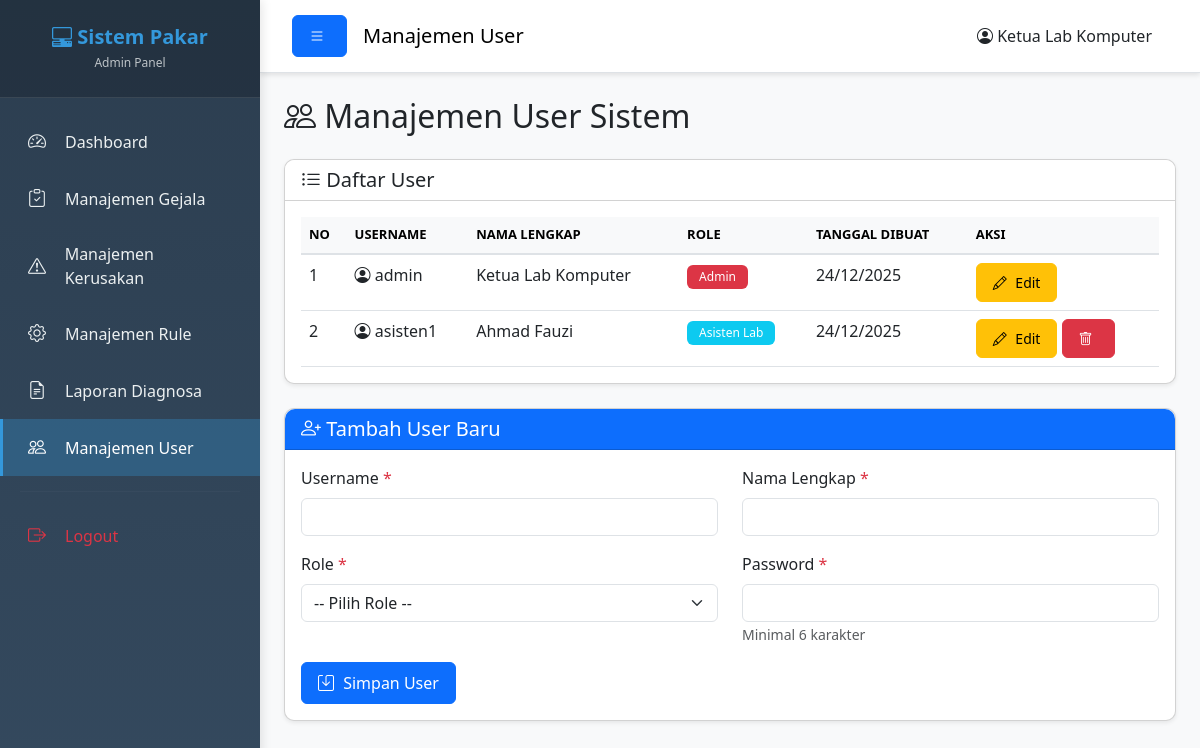
The page /Admin/user_management.php (signed in) on the database as committed earlier.
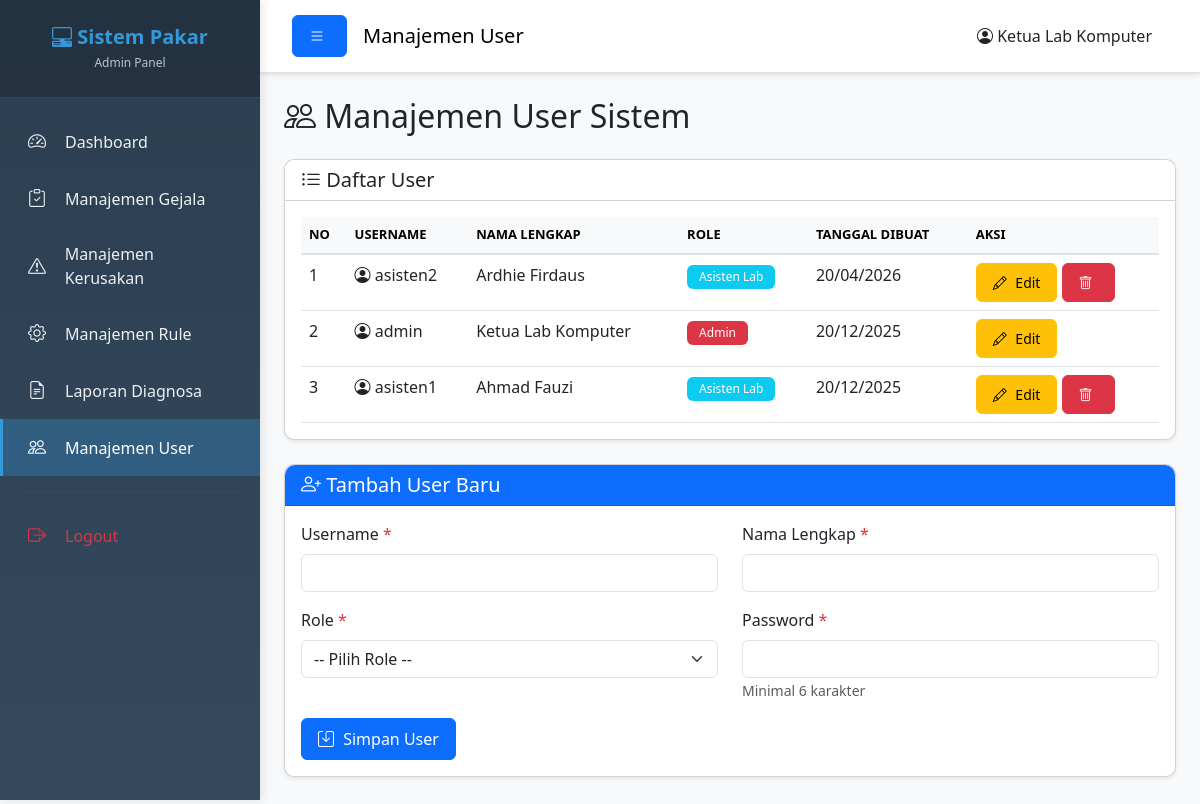
The same page on the database as committed later.
### tables this page shows
CREATE TABLE `users` (
  `id_user` int(11) NOT NULL,
  `username` varchar(50) NOT NULL,
  `password` varchar(255) NOT NULL,
  `role` enum('admin','asisten_lab') NOT NULL,
  `nama_lengkap` varchar(100) NOT NULL,
  `created_at` timestamp NOT NULL DEFAULT current_timestamp()
);

### Admin/user_management.php (the view, shortened to what this page needs)
<?php
$query_users = "SELECT * FROM users ORDER BY created_at DESC";
$result_users = mysqli_query($koneksi, $query_users);
$edit_data = null;
?>
<!DOCTYPE html>
<html lang="id">
<head>
    <link href="https://cdn.jsdelivr.net/npm/bootstrap@5.3.0/dist/css/bootstrap.min.css" rel="stylesheet">
    <link rel="stylesheet" href="https://cdn.jsdelivr.net/npm/bootstrap-icons@1.10.0/font/bootstrap-icons.css">
    <link rel="stylesheet" href="../Assets/css/style.css?v=20260713">
    <link rel="stylesheet" href="../Assets/css/style.css?v=20260713">
</head>
<body>
    <div class="wrapper">
        <?php include 'sidebar_admin.php'; ?>
        <div class="main-content">
            <nav class="navbar navbar-expand-lg navbar-light bg-white border-bottom">
                <div class="container-fluid">
                    <button class="btn btn-primary" id="sidebarToggle">
                        <i class="bi bi-list"></i>
                    </button>
                    <span class="navbar-brand mb-0 h1 ms-3">Manajemen User</span>
                    <div class="ms-auto">
                        <span class="me-3">
                            <i class="bi bi-person-circle"></i> <?php echo $_SESSION['nama_lengkap']; ?>
                        </span>
                    </div>
                </div>
            </nav>
            <div class="container-fluid p-4">
                <h2 class="mb-4"><i class="bi bi-people"></i> Manajemen User Sistem</h2>
                <div class="card shadow-sm mb-4">
                    <div class="card-header bg-white">
                        <h5 class="mb-0"><i class="bi bi-list-ul"></i> Daftar User</h5>
                    </div>
                    <div class="card-body">
                        <div class="table-responsive">
                            <table class="table table-hover">
                                <thead class="table-light">
                                    <tr>
                                        <th>No</th>
                                        <th>Username</th>
                                        <th>Nama Lengkap</th>
                                        <th>Role</th>
                                        <th>Tanggal Dibuat</th>
                                        <th>Aksi</th>
                                    </tr>
                                </thead>
                                <tbody>
                                    <?php
                                    $no = 1;
                                    mysqli_data_seek($result_users, 0);
                                    while($row = mysqli_fetch_assoc($result_users)):
                                        $is_selected = isset($selected_user_id) && $selected_user_id == $row['id_user'];
                                    ?>
                                    <tr class="<?php echo $is_selected ? 'table-row-selected' : ''; ?>" id="user-row-<?php echo $row['id_user']; ?>">
                                        <td><?php echo $no++; ?></td>
                                        <td><i class="bi bi-person-circle"></i> <?php echo $row['username']; ?></td>
                                        <td><?php echo $row['nama_lengkap']; ?></td>
                                        <td>
                                            <?php if($row['role'] == 'admin'): ?>
                                                <span class="badge bg-danger">Admin</span>
                                            <?php else: ?>
                                                <span class="badge bg-info">Asisten Lab</span>
                                            <?php endif; ?>
                                        </td>
                                        <td><?php echo date('d/m/Y', strtotime($row['created_at'])); ?></td>
                                        <td>
                                            <a href="?edit=<?php echo $row['id_user']; ?>#form-section"
                                               class="btn btn-sm btn-warning" title="Edit">
                                                <i class="bi bi-pencil"></i> Edit
                                            </a>
                                            <?php if($row['role'] == 'asisten_lab'): ?>
                                                <a href="?action=delete&id=<?php echo $row['id_user']; ?>"
                                                   class="btn btn-sm btn-danger"
                                                   onclick="return confirm('Yakin ingin menghapus user ini?')"
                                                   title="Hapus">
                                                    <i class="bi bi-trash"></i>
                                                </a>
                                            <?php endif; ?>
                                        </td>
                                    </tr>
                                    <?php endwhile; ?>
                                </tbody>
                            </table>
                        </div>
                    </div>
                </div>
                <div class="card shadow-sm mb-4 <?php echo !$edit_data ? 'scroll-target' : ''; ?>"
                     id="<?php echo !$edit_data ? 'form-section' : 'form-tambah-section'; ?>">
                    <div class="card-header bg-primary text-white">
                        <h5 class="mb-0">
                            <i class="bi bi-person-plus"></i> Tambah User Baru
                        </h5>
                    </div>
                    <div class="card-body">
                        <form method="POST" action="">
                            <div class="row">
                                <div class="col-md-6 mb-3">
                                    <label class="form-label">Username <span class="text-danger">*</span></label>
                                    <input type="text" class="form-control" name="username" required>
                                </div>
                                <div class="col-md-6 mb-3">
                                    <label class="form-label">Nama Lengkap <span class="text-danger">*</span></label>
                                    <input type="text" class="form-control" name="nama_lengkap" required>
                                </div>
                            </div>
                            <div class="row">
                                <div class="col-md-6 mb-3">
                                    <label class="form-label">Role <span class="text-danger">*</span></label>
                                    <select class="form-select" name="role" required>
                                        <option value="">-- Pilih Role --</option>
                                    </select>
                                </div>
                                <div class="col-md-6 mb-3">
                                    <label class="form-label">
                                        Password <span class="text-danger">*</span>
                                    </label>
                                    <input type="password" class="form-control" name="password" required>
                                    <small class="text-muted">Minimal 6 karakter</small>
                                </div>
                            </div>
                            <div class="d-flex gap-2">
                                <button type="submit" class="btn btn-primary">
                                    <i class="bi bi-save"></i> Simpan User
                                </button>
                            </div>
                        </form>
                    </div>
                </div>
            </div>
        </div>
    </div>
</body>
</html>

### Admin/sidebar_admin.php (shortened to what this page needs)
<?php
$current_page = basename($_SERVER['PHP_SELF']);
?>
<div class="sidebar" id="sidebar">
    <div class="sidebar-header">
        <h4><i class="bi bi-pc-display-horizontal"></i> Sistem Pakar</h4>
        <p class="mb-0">Admin Panel</p>
    </div>
    <nav class="sidebar-menu">
        <a href="dashboard_admin.php" class="sidebar-link <?php echo ($current_page == 'dashboard_admin.php') ? 'active' : ''; ?>">
            <i class="bi bi-speedometer2"></i>
            <span>Dashboard</span>
        </a>
        <a href="gejala_management.php" class="sidebar-link <?php echo ($current_page == 'gejala_management.php') ? 'active' : ''; ?>">
            <i class="bi bi-clipboard-check"></i>
            <span>Manajemen Gejala</span>
        </a>
        <a href="kerusakan_management.php" class="sidebar-link <?php echo ($current_page == 'kerusakan_management.php') ? 'active' : ''; ?>">
            <i class="bi bi-exclamation-triangle"></i>
            <span>Manajemen Kerusakan</span>
        </a>
        <a href="rule_management.php" class="sidebar-link <?php echo ($current_page == 'rule_management.php') ? 'active' : ''; ?>">
            <i class="bi bi-gear"></i>
            <span>Manajemen Rule</span>
        </a>
        <a href="laporan_diagnosa.php" class="sidebar-link <?php echo ($current_page == 'laporan_diagnosa.php' || $current_page == 'detail_diagnosa.php') ? 'active' : ''; ?>">
            <i class="bi bi-file-earmark-text"></i>
            <span>Laporan Diagnosa</span>
        </a>
        <a href="user_management.php" class="sidebar-link <?php echo ($current_page == 'user_management.php') ? 'active' : ''; ?>">
            <i class="bi bi-people"></i>
            <span>Manajemen User</span>
        </a>
        <hr class="sidebar-divider">
                <a href="#" class="sidebar-link text-danger" onclick="showLogoutConfirm('dashboard_admin.php'); return false;">
                        <i class="bi bi-box-arrow-right"></i>
                        <span>Logout</span>
                </a>
    </nav>
</div>

### Assets/css/style.css (style rules this page uses)
* { margin: 0; padding: 0; box-sizing: border-box; }
body { font-family: "Segoe UI", Tahoma, Geneva, Verdana, sans-serif; background-color: #f8f9fa; }
.wrapper { display: flex; width: 100%; min-height: 100vh; }
.sidebar { width: 260px; background: linear-gradient(180deg, #2c3e50 0%, #34495e 100%); color: #ecf0f1; min-height: 100vh; position: fixed; left: 0; top: 0; overflow-y: auto; transition: margin-left 0.3s ease, opacity 0.3s ease, transform 0.3s ease; z-index: 1000; box-shadow: 2px 0 10px rgba(0, 0, 0, 0.1); }
.sidebar-header { padding: 25px 20px; background: rgba(0, 0, 0, 0.2); border-bottom: 1px solid rgba(255, 255, 255, 0.1); text-align: center; }
.sidebar-header h4 { margin: 0; font-size: 20px; font-weight: 700; color: #3498db; }
.sidebar-header p { margin: 5px 0 0 0; font-size: 12px; color: #bdc3c7; }
.sidebar-menu { padding: 15px 0; }
.sidebar-link { display: flex; align-items: center; padding: 15px 25px; color: #ecf0f1; text-decoration: none; transition: all 0.3s ease; border-left: 3px solid transparent; }
.sidebar-link.active { background: rgba(52, 152, 219, 0.3); border-left-color: #3498db; color: #fff; }
.sidebar-link i { font-size: 18px; width: 25px; margin-right: 12px; }
.sidebar-divider { border-color: rgba(255, 255, 255, 0.1); margin: 15px 20px; }
.main-content { flex: 1; margin-left: 260px; transition: margin-left 0.3s ease, opacity 0.3s ease, transform 0.3s ease; background-color: #f8f9fa; }
.navbar { box-shadow: 0 2px 5px rgba(0, 0, 0, 0.1); padding: 15px 20px; }
.card { border-radius: 10px; margin-bottom: 20px; transition: transform 0.3s ease, box-shadow 0.3s ease; }
.card-header { border-radius: 10px 10px 0 0 !important; font-weight: 600; }
.table { margin-bottom: 0; }
.table thead th { font-weight: 600; text-transform: uppercase; font-size: 13px; border-bottom: 2px solid #dee2e6; }
.btn { border-radius: 6px; padding: 8px 16px; font-weight: 500; transition: all 0.3s ease; }
.btn i { margin-right: 5px; }
.badge { padding: 6px 12px; font-weight: 500; border-radius: 6px; }

### Admin/user_management.php (style rules this page uses)
.scroll-target { scroll-margin-top: 100px; }

Rows that differ between the two databases and show on the page:
added users: username "asisten2", nama_lengkap "Ardhie Firdaus", role "Asisten Lab", created_at "20/04/2026"
changed users "admin": created_at "24/12/2025" → "20/12/2025"
changed users "asisten1": created_at "24/12/2025" → "20/12/2025"
